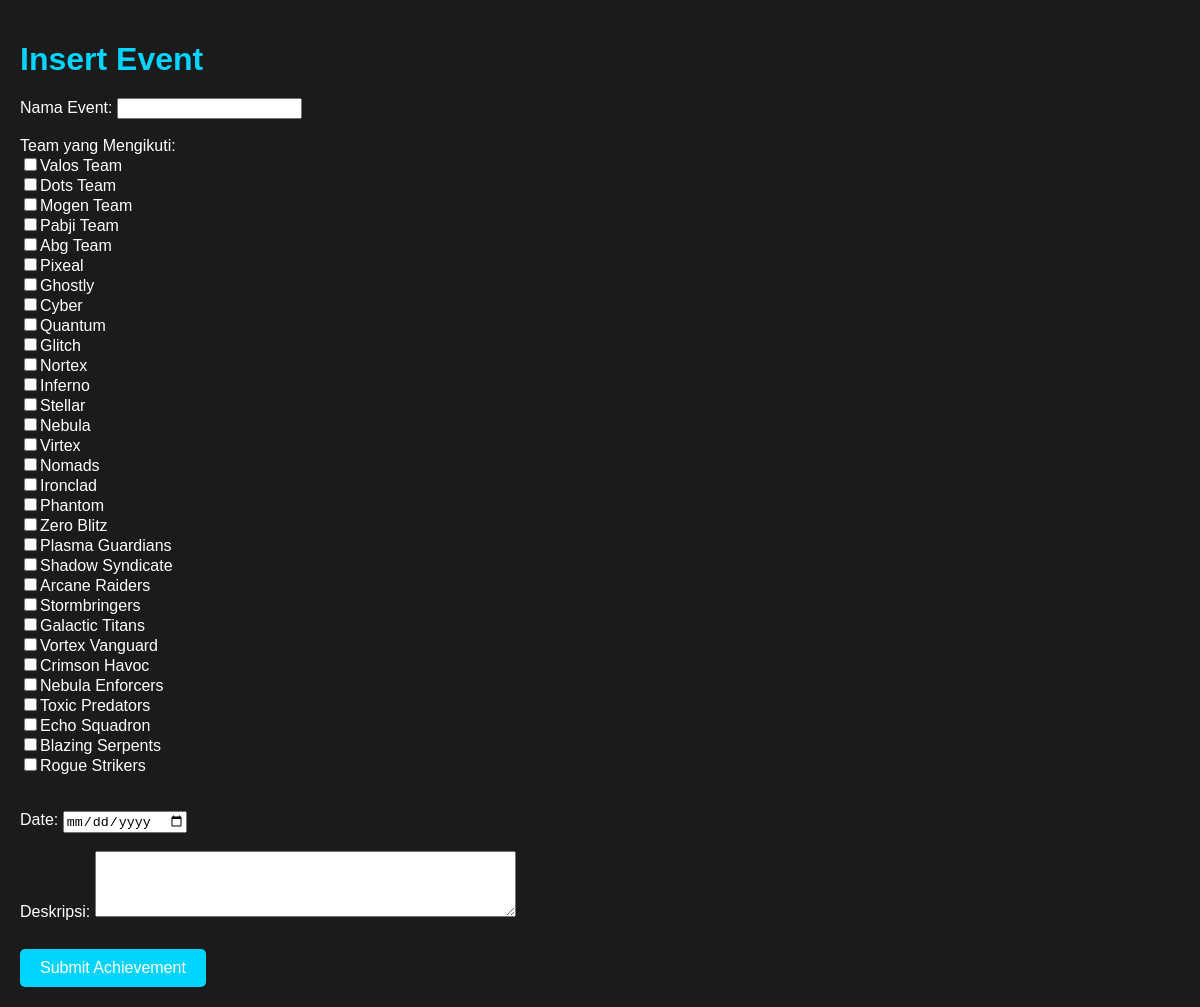
Screenshot of /backendAdmin/event/insertevent.php (signed in) with the database file from the repository.
### tables this page shows
CREATE TABLE `team` (
  `idteam` int NOT NULL AUTO_INCREMENT,
  `idgame` int NOT NULL,
  `name` varchar(45) DEFAULT NULL,
  PRIMARY KEY (`idteam`),
  KEY `fk_team_game1_idx` (`idgame`),
  CONSTRAINT `fk_team_game1` FOREIGN KEY (`idgame`) REFERENCES `game` (`idgame`) ON DELETE CASCADE ON UPDATE CASCADE
);

### backendAdmin/models/parent.php (called while the page is built, shortened)
<?php
    class ParentClass {
        public function __construct(){
            $this->mysqli = new mysqli(SERVER_NAME, USER_NAME, PASSWORD, DB_NAME);
        }
    }
?>

### backendAdmin/models/team.php (called while the page is built, shortened)
<?php
    require_once("parent.php");
    class Team extends ParentClass{
        public function getAllTeam(){
            $statement = $this->mysqli->prepare("select * from team");
            $statement-> execute();
            $result = $statement-> get_result();
            return $result;
        }
    }
?>

### backendAdmin/event/insertevent.php (the view, shortened to what this page needs)
<?php
    require_once("../models/team.php");
    $eventTeam = new Team();
?>
<!DOCTYPE html>
<html lang="en">
<head>
    <link rel="stylesheet" href="../css/insert.css">
</head>
<body>
    <h1>Insert Event</h1>
    <form action="insertevent_proses.php" method="POST">
        <label for="name">Nama Event:</label>
        <input type="text" id="name" name="name" required> <br><br>
        <label for="">Team yang Mengikuti:</label> <br>
            <?php
                $result = $eventTeam->getAllTeam();
                while($row = $result->fetch_assoc()) {
                    echo '<input type="checkbox" name="team[]" value="'. $row['idteam']. '">'. $row['name'] . "<br>" ;
                }
            ?> <br><br>
        <label for="date">Date: </label>
        <input type="date" name="date" id="date"><br><br>
        <label for="name">Deskripsi:</label>
        <textarea id="desc" name="desc" rows="4" cols="50" ></textarea> <br> <br>
        <input type="submit" value="Submit Achievement" class="btn-add">
    </form>
</body>
</html>

### backendAdmin/css/insert.css (style rules this page uses)
body { font-family: Arial, sans-serif; background-color: #1b1b1b; color: #fff; margin: 0; padding: 20px; }
h1 { color: #00d4ff; font-size: 2em; margin-bottom: 20px; }
.btn-add { background-color: #00d4ff; color: #fff; padding: 10px 20px; border: none; cursor: pointer; text-decoration: none; font-size: 16px; border-radius: 5px; display: inline-block; margin-top: 10px; }

### rows the page displays
team: name "Valos Team"
team: name "Dots Team"
team: name "Mogen Team"
team: name "Pabji Team"
team: name "Abg Team"
team: name "Pixeal"
team: name "Ghostly"
team: name "Cyber"
team: name "Quantum"
team: name "Glitch"
team: name "Nortex"
team: name "Inferno"
team: name "Stellar"
team: name "Nebula"
team: name "Virtex"
team: name "Nomads"
team: name "Ironclad"
team: name "Phantom"
team: name "Zero Blitz"
team: name "Plasma Guardians"
team: name "Shadow Syndicate"
team: name "Arcane Raiders"
team: name "Stormbringers"
team: name "Galactic Titans"
team: name "Vortex Vanguard"
team: name "Crimson Havoc"
team: name "Nebula Enforcers"
team: name "Toxic Predators"
team: name "Echo Squadron"
team: name "Blazing Serpents"
team: name "Rogue Strikers"
